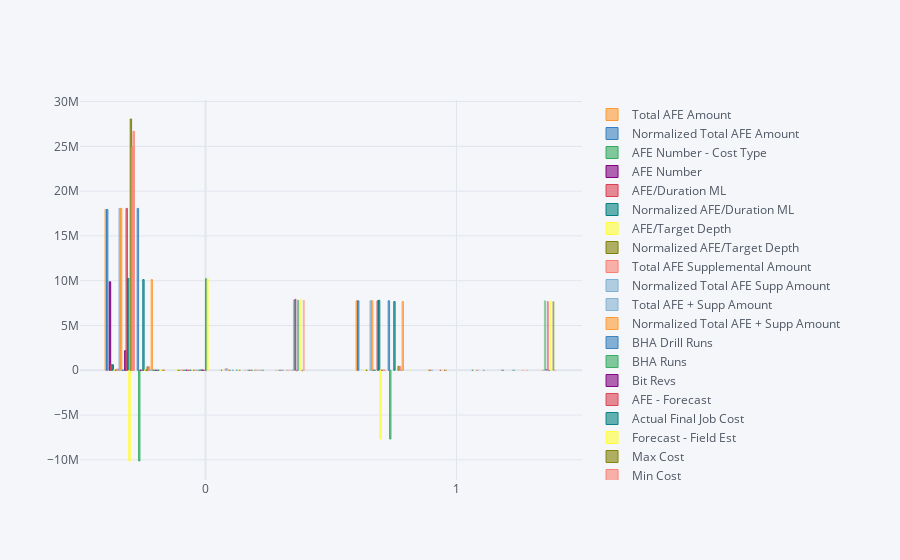

Notebook cell for this chart:
### Code cell
df_Drill_renamed.iplot(kind='bar')

### Figure 1 — Plotly figure (JSON) as saved in the notebook; plotly's stock layout.template omitted (floating-point values rounded to 4 significant figures)
{"data": [{"marker": {"color": "rgba(255, 153, 51, 0.6)", "line": {"color": "rgba(255, 153, 51, 1.0)", "width": 1}}, "name": "Total AFE Amount", "orientation": "v", "text": "", "type": "bar", "x": [0, 1], "y": [17945777, 7753000]}, {"marker": {"color": "rgba(55, 128, 191, 0.6)", "line": {"color": "rgba(55, 128, 191, 1.0)", "width": 1}}, "name": "Normalized Total AFE Amount", "orientation": "v", "text": "", "type": "bar", "x": [0, 1], "y": [17945777, 7753000]}, {"marker": {"color": "rgba(50, 171, 96, 0.6)", "line": {"color": "rgba(50, 171, 96, 1.0)", "width": 1}}, "name": "AFE Number - Cost Type", "orientation": "v", "text": "", "type": "bar", "x": [0, 1], "y": ["9876543-Capital", "1234567C-Capital"]}, {"marker": {"color": "rgba(128, 0, 128, 0.6)", "line": {"color": "rgba(128, 0, 128, 1.0)", "width": 1}}, "name": "AFE Number", "orientation": "v", "text": "", "type": "bar", "x": [0, 1], "y": ["9876543", "1234567C"]}, {"marker": {"color": "rgba(219, 64, 82, 0.6)", "line": {"color": "rgba(219, 64, 82, 1.0)", "width": 1}}, "name": "AFE/Duration ML", "orientation": "v", "text": "", "type": "bar", "x": [0, 1], "y": [612600.0, ""]}, {"marker": {"color": "rgba(0, 128, 128, 0.6)", "line": {"color": "rgba(0, 128, 128, 1.0)", "width": 1}}, "name": "Normalized AFE/Duration ML", "orientation": "v", "text": "", "type": "bar", "x": [0, 1], "y": [612600.0, ""]}, {"marker": {"color": "rgba(255, 255, 51, 0.6)", "line": {"color": "rgba(255, 255, 51, 1.0)", "width": 1}}, "name": "AFE/Target Depth", "orientation": "v", "text": "", "type": "bar", "x": [0, 1], "y": [5155.0, 2212.0]}, {"marker": {"color": "rgba(128, 128, 0, 0.6)", "line": {"color": "rgba(128, 128, 0, 1.0)", "width": 1}}, "name": "Normalized AFE/Target Depth", "orientation": "v", "text": "", "type": "bar", "x": [0, 1], "y": [5155.0, 2212.0]}, {"marker": {"color": "rgba(251, 128, 114, 0.6)", "line": {"color": "rgba(251, 128, 114, 1.0)", "width": 1}}, "name": "Total AFE Supplemental Amount", "orientation": "v", "text": "", "type": "bar", "x": [0, 1], "y": [125000, ""]}, {"marker": {"color": "rgba(128, 177, 211, 0.6)", "line": {"color": "rgba(128, 177, 211, 1.0)", "width": 1}}, "name": "Normalized Total AFE Supp Amount", "orientation": "v", "text": "", "type": "bar", "x": [0, 1], "y": [125000, ""]}, {"marker": {"color": "rgba(128, 177, 211, 0.6)", "line": {"color": "rgba(128, 177, 211, 0.9444444444444444)", "width": 1}}, "name": "Total AFE + Supp Amount", "orientation": "v", "text": "", "type": "bar", "x": [0, 1], "y": [18070777, 7753000]}, {"marker": {"color": "rgba(255, 153, 51, 0.6)", "line": {"color": "rgba(255, 153, 51, 0.9444444444444444)", "width": 1}}, "name": "Normalized Total AFE + Supp Amount", "orientation": "v", "text": "", "type": "bar", "x": [0, 1], "y": [18070777, 7753000]}, {"marker": {"color": "rgba(55, 128, 191, 0.6)", "line": {"color": "rgba(55, 128, 191, 0.9444444444444444)", "width": 1}}, "name": "BHA Drill Runs", "orientation": "v", "text": "", "type": "bar", "x": [0, 1], "y": [10, 0]}, {"marker": {"color": "rgba(50, 171, 96, 0.6)", "line": {"color": "rgba(50, 171, 96, 0.9444444444444444)", "width": 1}}, "name": "BHA Runs", "orientation": "v", "text": "", "type": "bar", "x": [0, 1], "y": [10, 0]}, {"marker": {"color": "rgba(128, 0, 128, 0.6)", "line": {"color": "rgba(128, 0, 128, 0.9444444444444444)", "width": 1}}, "name": "Bit Revs", "orientation": "v", "text": "", "type": "bar", "x": [0, 1], "y": [2192000.0, ""]}, {"marker": {"color": "rgba(219, 64, 82, 0.6)", "line": {"color": "rgba(219, 64, 82, 0.9444444444444444)", "width": 1}}, "name": "AFE - Forecast", "orientation": "v", "text": "", "type": "bar", "x": [0, 1], "y": [18070777, 7753000]}, {"marker": {"color": "rgba(0, 128, 128, 0.6)", "line": {"color": "rgba(0, 128, 128, 0.9444444444444444)", "width": 1}}, "name": "Actual Final Job Cost", "orientation": "v", "text": "", "type": "bar", "x": [0, 1], "y": [10255618, 7816255]}, {"marker": {"color": "rgba(255, 255, 51, 0.6)", "line": {"color": "rgba(255, 255, 51, 0.9444444444444444)", "width": 1}}, "name": "Forecast - Field Est", "orientation": "v", "text": "", "type": "bar", "x": [0, 1], "y": [-10130000.0, -7673000.0]}, {"marker": {"color": "rgba(128, 128, 0, 0.6)", "line": {"color": "rgba(128, 128, 0, 0.9444444444444444)", "width": 1}}, "name": "Max Cost", "orientation": "v", "text": "", "type": "bar", "x": [0, 1], "y": [28050000, 0]}, {"marker": {"color": "rgba(251, 128, 114, 0.6)", "line": {"color": "rgba(251, 128, 114, 0.9444444444444444)", "width": 1}}, "name": "Min Cost", "orientation": "v", "text": "", "type": "bar", "x": [0, 1], "y": [24900900, 0]}, {"marker": {"color": "rgba(251, 128, 114, 0.6)", "line": {"color": "rgba(251, 128, 114, 0.8888888888888888)", "width": 1}}, "name": "Cum ML Phase Cost", "orientation": "v", "text": "", "type": "bar", "x": [0, 1], "y": [26675000, 0]}, {"marker": {"color": "rgba(255, 153, 51, 0.6)", "line": {"color": "rgba(255, 153, 51, 0.8888888888888888)", "width": 1}}, "name": "Planned Most Likely Cost", "orientation": "v", "text": "", "type": "bar", "x": [0, 1], "y": [[26675000, 26675000], [0, ""]]}, {"marker": {"color": "rgba(255, 153, 51, 0.6)", "line": {"color": "rgba(255, 153, 51, 0.8888888888888888)", "width": 1}}, "name": "Planned Most Likely Cost", "orientation": "v", "text": "", "type": "bar", "x": [0, 1], "y": [[26675000, 26675000], [0, ""]]}, {"marker": {"color": "rgba(55, 128, 191, 0.6)", "line": {"color": "rgba(55, 128, 191, 0.8888888888888888)", "width": 1}}, "name": "Normalized AFE - Forecast", "orientation": "v", "text": "", "type": "bar", "x": [0, 1], "y": [18070777, 7753000]}, {"marker": {"color": "rgba(50, 171, 96, 0.6)", "line": {"color": "rgba(50, 171, 96, 0.8888888888888888)", "width": 1}}, "name": "Normalized Forecast - Field", "orientation": "v", "text": "", "type": "bar", "x": [0, 1], "y": [-10130000.0, -7673000.0]}, {"marker": {"color": "rgba(128, 0, 128, 0.6)", "line": {"color": "rgba(128, 0, 128, 0.8888888888888888)", "width": 1}}, "name": "Normalized Cost Per Depth Drilled", "orientation": "v", "text": "", "type": "bar", "x": [0, 1], "y": [2987.0, ""]}, {"marker": {"color": "rgba(219, 64, 82, 0.6)", "line": {"color": "rgba(219, 64, 82, 0.8888888888888888)", "width": 1}}, "name": "Normalized Planned ML Cost / Depth", "orientation": "v", "text": "", "type": "bar", "x": [0, 1], "y": [6864.0, ""]}, {"marker": {"color": "rgba(0, 128, 128, 0.6)", "line": {"color": "rgba(0, 128, 128, 0.8888888888888888)", "width": 1}}, "name": "Normalized Total Field Est", "orientation": "v", "text": "", "type": "bar", "x": [0, 1], "y": [10130000.0, 7673000.0]}, {"marker": {"color": "rgba(255, 255, 51, 0.6)", "line": {"color": "rgba(255, 255, 51, 0.8888888888888888)", "width": 1}}, "name": "Cost Per Depth Drilled", "orientation": "v", "text": "", "type": "bar", "x": [0, 1], "y": [2987.0, ""]}, {"marker": {"color": "rgba(128, 128, 0, 0.6)", "line": {"color": "rgba(128, 128, 0, 0.8888888888888888)", "width": 1}}, "name": "Planned ML Cost / Depth", "orientation": "v", "text": "", "type": "bar", "x": [0, 1], "y": [6864.0, ""]}, {"marker": {"color": "rgba(128, 128, 0, 0.6)", "line": {"color": "rgba(128, 128, 0, 0.8333333333333335)", "width": 1}}, "name": "Cost/Hour", "orientation": "v", "text": "", "type": "bar", "x": [0, 1], "y": [383400.0, 443200.0]}, {"marker": {"color": "rgba(251, 128, 114, 0.6)", "line": {"color": "rgba(251, 128, 114, 0.8333333333333335)", "width": 1}}, "name": "Normalized Cost Per Hour", "orientation": "v", "text": "", "type": "bar", "x": [0, 1], "y": [383400.0, 443200.0]}, {"marker": {"color": "rgba(128, 177, 211, 0.6)", "line": {"color": "rgba(128, 177, 211, 0.8333333333333335)", "width": 1}}, "name": "Plan Tech Limit Cost", "orientation": "v", "text": "", "type": "bar", "x": [0, 1], "y": [0, 0]}, {"marker": {"color": "rgba(255, 153, 51, 0.6)", "line": {"color": "rgba(255, 153, 51, 0.8333333333333335)", "width": 1}}, "name": "Total Field Estimate", "orientation": "v", "text": "", "type": "bar", "x": [0, 1], "y": [10130000.0, 7673000.0]}, {"marker": {"color": "rgba(55, 128, 191, 0.6)", "line": {"color": "rgba(55, 128, 191, 0.8333333333333335)", "width": 1}}, "name": "Total Depth Drilled", "orientation": "v", "text": "", "type": "bar", "x": [0, 1], "y": [3390, ""]}, {"marker": {"color": "rgba(50, 171, 96, 0.6)", "line": {"color": "rgba(50, 171, 96, 0.8333333333333335)", "width": 1}}, "name": "Depth Drilled/BHA Drill Runs", "orientation": "v", "text": "", "type": "bar", "x": [0, 1], "y": [339, ""]}, {"marker": {"color": "rgba(128, 0, 128, 0.6)", "line": {"color": "rgba(128, 0, 128, 0.8333333333333335)", "width": 1}}, "name": "Depth Drilled/Report #", "orientation": "v", "text": "", "type": "bar", "x": [0, 1], "y": [121.1, ""]}, {"marker": {"color": "rgba(219, 64, 82, 0.6)", "line": {"color": "rgba(219, 64, 82, 0.8333333333333335)", "width": 1}}, "name": "Depth Drilled/(Spud to RR)", "orientation": "v", "text": "", "type": "bar", "x": [0, 1], "y": [129.9, ""]}, {"marker": {"color": "rgba(0, 128, 128, 0.6)", "line": {"color": "rgba(0, 128, 128, 0.8333333333333335)", "width": 1}}, "name": "Planned Depth / ML Duration", "orientation": "v", "text": "", "type": "bar", "x": [0, 1], "y": [131.7, ""]}, {"marker": {"color": "rgba(255, 255, 51, 0.6)", "line": {"color": "rgba(255, 255, 51, 0.8333333333333335)", "width": 1}}, "name": "DepthDrilled/(TL Hours/Ref Hours)", "orientation": "v", "text": "", "type": "bar", "x": [0, 1], "y": [3850.0, 0]}, {"marker": {"color": "rgba(255, 255, 51, 0.6)", "line": {"color": "rgba(255, 255, 51, 0.7777777777777779)", "width": 1}}, "name": "Planned Max Depth", "orientation": "v", "text": "", "type": "bar", "x": [0, 1], "y": [3886.0, ""]}, {"marker": {"color": "rgba(128, 128, 0, 0.6)", "line": {"color": "rgba(128, 128, 0, 0.7777777777777779)", "width": 1}}, "name": "Depth Rotating", "orientation": "v", "text": "", "type": "bar", "x": [0, 1], "y": [3179.0, ""]}, {"marker": {"color": "rgba(251, 128, 114, 0.6)", "line": {"color": "rgba(251, 128, 114, 0.7777777777777779)", "width": 1}}, "name": "Depth Sliding", "orientation": "v", "text": "", "type": "bar", "x": [0, 1], "y": [211.3, ""]}, {"marker": {"color": "rgba(128, 177, 211, 0.6)", "line": {"color": "rgba(128, 177, 211, 0.7777777777777779)", "width": 1}}, "name": "End Date", "orientation": "v", "text": "", "type": "bar", "x": [0, 1], "y": ["2001-03-18T02:15:00", "2000-06-03T00:00:00"]}, {"marker": {"color": "rgba(255, 153, 51, 0.6)", "line": {"color": "rgba(255, 153, 51, 0.7777777777777779)", "width": 1}}, "name": "Max Planned End Date", "orientation": "v", "text": "", "type": "bar", "x": [0, 1], "y": ["2000-03-25T12:00:00", ""]}, {"marker": {"color": "rgba(55, 128, 191, 0.6)", "line": {"color": "rgba(55, 128, 191, 0.7777777777777779)", "width": 1}}, "name": "Min Planned End Date", "orientation": "v", "text": "", "type": "bar", "x": [0, 1], "y": ["2000-03-13T00:00:00", ""]}, {"marker": {"color": "rgba(50, 171, 96, 0.6)", "line": {"color": "rgba(50, 171, 96, 0.7777777777777779)", "width": 1}}, "name": "Planned Most Likely End Date", "orientation": "v", "text": "", "type": "bar", "x": [0, 1], "y": ["2000-03-20T12:00:00", ""]}, {"marker": {"color": "rgba(128, 0, 128, 0.6)", "line": {"color": "rgba(128, 0, 128, 0.7777777777777779)", "width": 1}}, "name": "Spud Date", "orientation": "v", "text": "", "type": "bar", "x": [0, 1], "y": ["2000-02-21T00:00:00", ""]}, {"marker": {"color": "rgba(219, 64, 82, 0.6)", "line": {"color": "rgba(219, 64, 82, 0.7777777777777779)", "width": 1}}, "name": "dttmstart", "orientation": "v", "text": "", "type": "bar", "x": [0, 1], "y": ["2000-02-21T00:00:00", "2000-05-16T00:00:00"]}, {"marker": {"color": "rgba(0, 128, 128, 0.6)", "line": {"color": "rgba(0, 128, 128, 0.7777777777777779)", "width": 1}}, "name": "Planned Start Date", "orientation": "v", "text": "", "type": "bar", "x": [0, 1], "y": ["2000-02-20T00:00:00", ""]}, {"marker": {"color": "rgba(0, 128, 128, 0.6)", "line": {"color": "rgba(0, 128, 128, 0.7222222222222223)", "width": 1}}, "name": "Date TD Reached (wellbore)", "orientation": "v", "text": "", "type": "bar", "x": [0, 1], "y": ["2000-03-15T00:00:00", ""]}, {"marker": {"color": "rgba(255, 255, 51, 0.6)", "line": {"color": "rgba(255, 255, 51, 0.7222222222222223)", "width": 1}}, "name": "Max Duration", "orientation": "v", "text": "", "type": "bar", "x": [0, 1], "y": [34.5, 0]}, {"marker": {"color": "rgba(128, 128, 0, 0.6)", "line": {"color": "rgba(128, 128, 0, 0.7222222222222223)", "width": 1}}, "name": "Min Duration", "orientation": "v", "text": "", "type": "bar", "x": [0, 1], "y": [22, 0]}, {"marker": {"color": "rgba(251, 128, 114, 0.6)", "line": {"color": "rgba(251, 128, 114, 0.7222222222222223)", "width": 1}}, "name": "Most Likely Duration", "orientation": "v", "text": "", "type": "bar", "x": [0, 1], "y": [29.5, 0]}, {"marker": {"color": "rgba(128, 177, 211, 0.6)", "line": {"color": "rgba(128, 177, 211, 0.7222222222222223)", "width": 1}}, "name": "Time Log - Problem Hours", "orientation": "v", "text": "", "type": "bar", "x": [0, 1], "y": [25.94, 17.31]}, {"marker": {"color": "rgba(255, 153, 51, 0.6)", "line": {"color": "rgba(255, 153, 51, 0.7222222222222223)", "width": 1}}, "name": "Total Problem Hours", "orientation": "v", "text": "", "type": "bar", "x": [0, 1], "y": [0.4792, ""]}, {"marker": {"color": "rgba(55, 128, 191, 0.6)", "line": {"color": "rgba(55, 128, 191, 0.7222222222222223)", "width": 1}}, "name": "Total Time Log Hours (Spud to TD)", "orientation": "v", "text": "", "type": "bar", "x": [0, 1], "y": [22.23, ""]}, {"marker": {"color": "rgba(50, 171, 96, 0.6)", "line": {"color": "rgba(50, 171, 96, 0.7222222222222223)", "width": 1}}, "name": "Spud to Plan Max Duration", "orientation": "v", "text": "", "type": "bar", "x": [0, 1], "y": [33.5, ""]}, {"marker": {"color": "rgba(128, 0, 128, 0.6)", "line": {"color": "rgba(128, 0, 128, 0.7222222222222223)", "width": 1}}, "name": "Spud to Plan Min Duration", "orientation": "v", "text": "", "type": "bar", "x": [0, 1], "y": [21, ""]}, {"marker": {"color": "rgba(219, 64, 82, 0.6)", "line": {"color": "rgba(219, 64, 82, 0.7222222222222223)", "width": 1}}, "name": "Spud to Plan ML Duration", "orientation": "v", "text": "", "type": "bar", "x": [0, 1], "y": [28.5, ""]}, {"marker": {"color": "rgba(219, 64, 82, 0.6)", "line": {"color": "rgba(219, 64, 82, 0.6666666666666667)", "width": 1}}, "name": "Spud to RR Duration", "orientation": "v", "text": "", "type": "bar", "x": [0, 1], "y": [26.09, 102]}, {"marker": {"color": "rgba(0, 128, 128, 0.6)", "line": {"color": "rgba(0, 128, 128, 0.6666666666666667)", "width": 1}}, "name": "Spud to TD Duration", "orientation": "v", "text": "", "type": "bar", "x": [0, 1], "y": [23, ""]}, {"marker": {"color": "rgba(255, 255, 51, 0.6)", "line": {"color": "rgba(255, 255, 51, 0.6666666666666667)", "width": 1}}, "name": "Tech Limit Duration", "orientation": "v", "text": "", "type": "bar", "x": [0, 1], "y": [0, 0]}, {"marker": {"color": "rgba(128, 128, 0, 0.6)", "line": {"color": "rgba(128, 128, 0, 0.6666666666666667)", "width": 1}}, "name": "Total Time Log Hours", "orientation": "v", "text": "", "type": "bar", "x": [0, 1], "y": [26.42, 17.31]}, {"marker": {"color": "rgba(251, 128, 114, 0.6)", "line": {"color": "rgba(251, 128, 114, 0.6666666666666667)", "width": 1}}, "name": "Cum ML Duration (no excludes)", "orientation": "v", "text": "", "type": "bar", "x": [0, 1], "y": [29.5, 0]}, {"marker": {"color": "rgba(128, 177, 211, 0.6)", "line": {"color": "rgba(128, 177, 211, 0.6666666666666667)", "width": 1}}, "name": "Most Likely Duration (no plan change)", "orientation": "v", "text": "", "type": "bar", "x": [0, 1], "y": [29.5, ""]}, {"marker": {"color": "rgba(255, 153, 51, 0.6)", "line": {"color": "rgba(255, 153, 51, 0.6666666666666667)", "width": 1}}, "name": "Normalized Possible Cost Savings", "orientation": "v", "text": "", "type": "bar", "x": [0, 1], "y": [625, ""]}, {"marker": {"color": "rgba(55, 128, 191, 0.6)", "line": {"color": "rgba(55, 128, 191, 0.6666666666666667)", "width": 1}}, "name": "Possible Cost Savings", "orientation": "v", "text": "", "type": "bar", "x": [0, 1], "y": [625, ""]}, {"marker": {"color": "rgba(50, 171, 96, 0.6)", "line": {"color": "rgba(50, 171, 96, 0.6666666666666667)", "width": 1}}, "name": "Estimated Problem Cost", "orientation": "v", "text": "", "type": "bar", "x": [0, 1], "y": [38500, ""]}, {"marker": {"color": "rgba(128, 0, 128, 0.6)", "line": {"color": "rgba(128, 0, 128, 0.6666666666666667)", "width": 1}}, "name": "Normalized Estimated Problem Cost", "orientation": "v", "text": "", "type": "bar", "x": [0, 1], "y": [38500, ""]}, {"marker": {"color": "rgba(128, 0, 128, 0.6)", "line": {"color": "rgba(128, 0, 128, 0.6111111111111114)", "width": 1}}, "name": "Estimated Problem Time", "orientation": "v", "text": "", "type": "bar", "x": [0, 1], "y": [0.4792, ""]}, {"marker": {"color": "rgba(219, 64, 82, 0.6)", "line": {"color": "rgba(219, 64, 82, 0.6111111111111114)", "width": 1}}, "name": "Possible Time Savings", "orientation": "v", "text": "", "type": "bar", "x": [0, 1], "y": [0.3333, ""]}, {"marker": {"color": "rgba(0, 128, 128, 0.6)", "line": {"color": "rgba(0, 128, 128, 0.6111111111111114)", "width": 1}}, "name": "Total Final Invoice", "orientation": "v", "text": "", "type": "bar", "x": [0, 1], "y": [10217000, ""]}, {"marker": {"color": "rgba(255, 255, 51, 0.6)", "line": {"color": "rgba(255, 255, 51, 0.6111111111111114)", "width": 1}}, "name": "Normalized Total Final Invoice", "orientation": "v", "text": "", "type": "bar", "x": [0, 1], "y": [10217000, ""]}, {"marker": {"color": "rgba(128, 128, 0, 0.6)", "line": {"color": "rgba(128, 128, 0, 0.6111111111111114)", "width": 1}}, "name": "idrec", "orientation": "v", "text": "", "type": "bar", "x": [0, 1], "y": ["8C9F000821C44E3292F4FB01F2C939F3", "FAF36292F63A4BD0BA67BAAF015F77A1"]}, {"marker": {"color": "rgba(251, 128, 114, 0.6)", "line": {"color": "rgba(251, 128, 114, 0.6111111111111114)", "width": 1}}, "name": "Rig", "orientation": "v", "text": "", "type": "bar", "x": [0, 1], "y": ["DAEF596E35524191BB9FFBE84A66C49E", "389FB7BC4D53441E9533C4845733918E"]}, {"marker": {"color": "rgba(128, 177, 211, 0.6)", "line": {"color": "rgba(128, 177, 211, 0.6111111111111114)", "width": 1}}, "name": "Rig Table", "orientation": "v", "text": "", "type": "bar", "x": [0, 1], "y": ["wvjobrig", "wvjobrig"]}, {"marker": {"color": "rgba(255, 153, 51, 0.6)", "line": {"color": "rgba(255, 153, 51, 0.6111111111111114)", "width": 1}}, "name": "Primary Wellbore Affected", "orientation": "v", "text": "", "type": "bar", "x": [0, 1], "y": ["EE9B537CAAC643F7A8BBB6DE31C5F341", "E9FF61F2537A4DE393E9F37C8C5BAE0E"]}, {"marker": {"color": "rgba(55, 128, 191, 0.6)", "line": {"color": "rgba(55, 128, 191, 0.6111111111111114)", "width": 1}}, "name": "Wellbore", "orientation": "v", "text": "", "type": "bar", "x": [0, 1], "y": ["E9FF61F2537A4DE393E9F37C8C5BAE0E", "E9FF61F2537A4DE393E9F37C8C5BAE0E"]}, {"marker": {"color": "rgba(50, 171, 96, 0.6)", "line": {"color": "rgba(50, 171, 96, 0.6111111111111114)", "width": 1}}, "name": "Wellbore Table", "orientation": "v", "text": "", "type": "bar", "x": [0, 1], "y": ["wvwellbore", "wvwellbore"]}, {"marker": {"color": "rgba(50, 171, 96, 0.6)", "line": {"color": "rgba(50, 171, 96, 0.5555555555555558)", "width": 1}}, "name": "Primary Wellbore Affected Table", "orientation": "v", "text": "", "type": "bar", "x": [0, 1], "y": ["wvwellbore", "wvwellbore"]}, {"marker": {"color": "rgba(128, 0, 128, 0.6)", "line": {"color": "rgba(128, 0, 128, 0.5555555555555558)", "width": 1}}, "name": "idwell", "orientation": "v", "text": "", "type": "bar", "x": [0, 1], "y": ["2E9D4FCDE9B24839B0FF8FC4C32BF3B5", "2E9D4FCDE9B24839B0FF8FC4C32BF3B5"]}, {"marker": {"color": "rgba(219, 64, 82, 0.6)", "line": {"color": "rgba(219, 64, 82, 0.5555555555555558)", "width": 1}}, "name": "jobsubtyp", "orientation": "v", "text": "", "type": "bar", "x": [0, 1], "y": ["", "Initial Completion"]}, {"marker": {"color": "rgba(0, 128, 128, 0.6)", "line": {"color": "rgba(0, 128, 128, 0.5555555555555558)", "width": 1}}, "name": "Total Job Supply Field Est", "orientation": "v", "text": "", "type": "bar", "x": [0, 1], "y": [0, 0]}, {"marker": {"color": "rgba(255, 255, 51, 0.6)", "line": {"color": "rgba(255, 255, 51, 0.5555555555555558)", "width": 1}}, "name": "Normalized Total Job Supply Field Est", "orientation": "v", "text": "", "type": "bar", "x": [0, 1], "y": [0, 0]}, {"marker": {"color": "rgba(128, 128, 0, 0.6)", "line": {"color": "rgba(128, 128, 0, 0.5555555555555558)", "width": 1}}, "name": "Primary Job Type", "orientation": "v", "text": "", "type": "bar", "x": [0, 1], "y": ["Drilling - original", "Completion"]}, {"marker": {"color": "rgba(251, 128, 114, 0.6)", "line": {"color": "rgba(251, 128, 114, 0.5555555555555558)", "width": 1}}, "name": "Total Mud Additive Field Est", "orientation": "v", "text": "", "type": "bar", "x": [0, 1], "y": [178800.0, 0]}, {"marker": {"color": "rgba(128, 177, 211, 0.6)", "line": {"color": "rgba(128, 177, 211, 0.5555555555555558)", "width": 1}}, "name": "Normalized Total Mud Additive Field Est", "orientation": "v", "text": "", "type": "bar", "x": [0, 1], "y": [178800.0, 0]}, {"marker": {"color": "rgba(255, 153, 51, 0.6)", "line": {"color": "rgba(255, 153, 51, 0.5555555555555558)", "width": 1}}, "name": "Total Mud Cost Per Depth Drilled", "orientation": "v", "text": "", "type": "bar", "x": [0, 1], "y": [52.76, ""]}, {"marker": {"color": "rgba(55, 128, 191, 0.6)", "line": {"color": "rgba(55, 128, 191, 0.5555555555555558)", "width": 1}}, "name": "Normalized Total Mud Cost Per Depth Drilled", "orientation": "v", "text": "", "type": "bar", "x": [0, 1], "y": [52.76, ""]}, {"marker": {"color": "rgba(255, 153, 51, 0.6)", "line": {"color": "rgba(255, 153, 51, 0.5000000000000002)", "width": 1}}, "name": "Max Program Mud Density", "orientation": "v", "text": "", "type": "bar", "x": [0, 1], "y": [[1342.0, 1318.0], [1066.0, ""]]}, {"marker": {"color": "rgba(50, 171, 96, 0.6)", "line": {"color": "rgba(50, 171, 96, 0.5000000000000002)", "width": 1}}, "name": "Min Mud Density", "orientation": "v", "text": "", "type": "bar", "x": [0, 1], "y": [1019.0, 1019.0]}, {"marker": {"color": "rgba(128, 0, 128, 0.6)", "line": {"color": "rgba(128, 0, 128, 0.5000000000000002)", "width": 1}}, "name": "Mud Type", "orientation": "v", "text": "", "type": "bar", "x": [0, 1], "y": ["PETROFREE", "BRINE"]}, {"marker": {"color": "rgba(219, 64, 82, 0.6)", "line": {"color": "rgba(219, 64, 82, 0.5000000000000002)", "width": 1}}, "name": "objective", "orientation": "v", "text": "", "type": "bar", "x": [0, 1], "y": ["To drill, case, and cement the well into the Lower Zone and hand well over to completion.", ""]}, {"marker": {"color": "rgba(0, 128, 128, 0.6)", "line": {"color": "rgba(0, 128, 128, 0.5000000000000002)", "width": 1}}, "name": "Problem Time", "orientation": "v", "text": "", "type": "bar", "x": [0, 1], "y": [0.01814, ""]}, {"marker": {"color": "rgba(255, 255, 51, 0.6)", "line": {"color": "rgba(255, 255, 51, 0.5000000000000002)", "width": 1}}, "name": "% Rotating Depth", "orientation": "v", "text": "", "type": "bar", "x": [0, 1], "y": [0.9377, ""]}, {"marker": {"color": "rgba(128, 128, 0, 0.6)", "line": {"color": "rgba(128, 128, 0, 0.5000000000000002)", "width": 1}}, "name": "% Sliding Depth", "orientation": "v", "text": "", "type": "bar", "x": [0, 1], "y": [0.06233, ""]}, {"marker": {"color": "rgba(255, 255, 51, 0.6)", "line": {"color": "rgba(255, 255, 51, 0.33333333333333376)", "width": 1}}, "name": "Rotating Time", "orientation": "v", "text": "", "type": "bar", "x": [0, 1], "y": [[0.9254, 8.531], ["", ""]]}, {"marker": {"color": "rgba(128, 128, 0, 0.6)", "line": {"color": "rgba(128, 128, 0, 0.33333333333333376)", "width": 1}}, "name": "Sliding Time", "orientation": "v", "text": "", "type": "bar", "x": [0, 1], "y": [[0.07465, 0.6882], ["", ""]]}, {"marker": {"color": "rgba(255, 153, 51, 0.6)", "line": {"color": "rgba(255, 153, 51, 0.5000000000000002)", "width": 1}}, "name": "Max Program Mud Density", "orientation": "v", "text": "", "type": "bar", "x": [0, 1], "y": [[1342.0, 1318.0], [1066.0, ""]]}, {"marker": {"color": "rgba(255, 153, 51, 0.6)", "line": {"color": "rgba(255, 153, 51, 0.4444444444444447)", "width": 1}}, "name": "Min Program Mud Density", "orientation": "v", "text": "", "type": "bar", "x": [0, 1], "y": [1078.0, ""]}, {"marker": {"color": "rgba(55, 128, 191, 0.6)", "line": {"color": "rgba(55, 128, 191, 0.4444444444444447)", "width": 1}}, "name": "Project Ref #", "orientation": "v", "text": "", "type": "bar", "x": [0, 1], "y": ["abc123", "abc123"]}, {"marker": {"color": "rgba(50, 171, 96, 0.6)", "line": {"color": "rgba(50, 171, 96, 0.4444444444444447)", "width": 1}}, "name": "Actual Depth/Planned Depth", "orientation": "v", "text": "", "type": "bar", "x": [0, 1], "y": [0.9806, ""]}, {"marker": {"color": "rgba(128, 0, 128, 0.6)", "line": {"color": "rgba(128, 0, 128, 0.4444444444444447)", "width": 1}}, "name": "Actual Depth/Target Depth", "orientation": "v", "text": "", "type": "bar", "x": [0, 1], "y": [1.087, ""]}, {"marker": {"color": "rgba(219, 64, 82, 0.6)", "line": {"color": "rgba(219, 64, 82, 0.4444444444444447)", "width": 1}}, "name": "Time Log Hours/Ref Hours", "orientation": "v", "text": "", "type": "bar", "x": [0, 1], "y": [0.8806, 0.5771]}, {"marker": {"color": "rgba(0, 128, 128, 0.6)", "line": {"color": "rgba(0, 128, 128, 0.4444444444444447)", "width": 1}}, "name": "Total Number of Reports", "orientation": "v", "text": "", "type": "bar", "x": [0, 1], "y": [28, 18]}, {"marker": {"color": "rgba(255, 255, 51, 0.6)", "line": {"color": "rgba(255, 255, 51, 0.4444444444444447)", "width": 1}}, "name": "Avg ROP from Spud", "orientation": "v", "text": "", "type": "bar", "x": [0, 1], "y": [147.4, ""]}, {"marker": {"color": "rgba(128, 128, 0, 0.6)", "line": {"color": "rgba(128, 128, 0, 0.4444444444444447)", "width": 1}}, "name": "Avg ROP", "orientation": "v", "text": "", "type": "bar", "x": [0, 1], "y": [367.7, ""]}, {"marker": {"color": "rgba(251, 128, 114, 0.6)", "line": {"color": "rgba(251, 128, 114, 0.4444444444444447)", "width": 1}}, "name": "Rotating ROP", "orientation": "v", "text": "", "type": "bar", "x": [0, 1], "y": [372.6, ""]}, {"marker": {"color": "rgba(128, 177, 211, 0.6)", "line": {"color": "rgba(128, 177, 211, 0.4444444444444447)", "width": 1}}, "name": "Sliding ROP", "orientation": "v", "text": "", "type": "bar", "x": [0, 1], "y": [307.0, ""]}, {"marker": {"color": "rgba(128, 177, 211, 0.6)", "line": {"color": "rgba(128, 177, 211, 0.38888888888888934)", "width": 1}}, "name": "Avg ROP from Spud Time", "orientation": "v", "text": "", "type": "bar", "x": [0, 1], "y": [152.5, ""]}, {"marker": {"color": "rgba(255, 153, 51, 0.6)", "line": {"color": "rgba(255, 153, 51, 0.38888888888888934)", "width": 1}}, "name": "Avg ROP from Time Log", "orientation": "v", "text": "", "type": "bar", "x": [0, 1], "y": [128.3, ""]}, {"marker": {"color": "rgba(55, 128, 191, 0.6)", "line": {"color": "rgba(55, 128, 191, 0.38888888888888934)", "width": 1}}, "name": "# of Safety Incidents", "orientation": "v", "text": "", "type": "bar", "x": [0, 1], "y": [5, 1]}, {"marker": {"color": "rgba(50, 171, 96, 0.6)", "line": {"color": "rgba(50, 171, 96, 0.38888888888888934)", "width": 1}}, "name": "# of Reportable Safety Incidents", "orientation": "v", "text": "", "type": "bar", "x": [0, 1], "y": [0, 0]}, {"marker": {"color": "rgba(128, 0, 128, 0.6)", "line": {"color": "rgba(128, 0, 128, 0.38888888888888934)", "width": 1}}, "name": "status1", "orientation": "v", "text": "", "type": "bar", "x": [0, 1], "y": ["Job Complete", ""]}, {"marker": {"color": "rgba(219, 64, 82, 0.6)", "line": {"color": "rgba(219, 64, 82, 0.38888888888888934)", "width": 1}}, "name": "summary", "orientation": "v", "text": "", "type": "bar", "x": [0, 1], "y": ["No major problems were encountered while drilling this well.  Note that the well was completed under budget and within the allocated number of days.", ""]}, {"marker": {"color": "rgba(0, 128, 128, 0.6)", "line": {"color": "rgba(0, 128, 128, 0.38888888888888934)", "width": 1}}, "name": "Create Date", "orientation": "v", "text": "", "type": "bar", "x": [0, 1], "y": ["2020-06-02T17:52:39.143", "2020-06-02T17:52:39.143"]}, {"marker": {"color": "rgba(255, 255, 51, 0.6)", "line": {"color": "rgba(255, 255, 51, 0.38888888888888934)", "width": 1}}, "name": "Created By", "orientation": "v", "text": "", "type": "bar", "x": [0, 1], "y": ["amna.yasin@peloton.com", "amna.yasin@peloton.com"]}, {"marker": {"color": "rgba(128, 128, 0, 0.6)", "line": {"color": "rgba(128, 128, 0, 0.38888888888888934)", "width": 1}}, "name": "Lock Date", "orientation": "v", "text": "", "type": "bar", "x": [0, 1], "y": ["2020-06-02T17:52:39.143", "2020-06-02T17:52:39.143"]}, {"marker": {"color": "rgba(251, 128, 114, 0.6)", "line": {"color": "rgba(251, 128, 114, 0.38888888888888934)", "width": 1}}, "name": "syslockmeui", "orientation": "v", "text": "", "type": "bar", "x": [0, 1], "y": ["", 0]}, {"marker": {"color": "rgba(251, 128, 114, 0.6)", "line": {"color": "rgba(251, 128, 114, 0.33333333333333376)", "width": 1}}, "name": "Last Mod Date", "orientation": "v", "text": "", "type": "bar", "x": [0, 1], "y": ["2020-06-02T17:52:39.143", "2020-07-21T16:27:51.683"]}, {"marker": {"color": "rgba(128, 177, 211, 0.6)", "line": {"color": "rgba(128, 177, 211, 0.33333333333333376)", "width": 1}}, "name": "Last Mod By", "orientation": "v", "text": "", "type": "bar", "x": [0, 1], "y": ["amna.yasin@peloton.com", "amna.yasin@peloton.com"]}, {"marker": {"color": "rgba(255, 153, 51, 0.6)", "line": {"color": "rgba(255, 153, 51, 0.33333333333333376)", "width": 1}}, "name": "targetdepth", "orientation": "v", "text": "", "type": "bar", "x": [0, 1], "y": [3505.0, 3505.0]}, {"marker": {"color": "rgba(55, 128, 191, 0.6)", "line": {"color": "rgba(55, 128, 191, 0.33333333333333376)", "width": 1}}, "name": "Target Formation", "orientation": "v", "text": "", "type": "bar", "x": [0, 1], "y": ["Blue Heron Shale", ""]}, {"marker": {"color": "rgba(50, 171, 96, 0.6)", "line": {"color": "rgba(50, 171, 96, 0.33333333333333376)", "width": 1}}, "name": "TD (wellbore) - Mud Line", "orientation": "v", "text": "", "type": "bar", "x": [0, 1], "y": [3659.0, ""]}, {"marker": {"color": "rgba(128, 0, 128, 0.6)", "line": {"color": "rgba(128, 0, 128, 0.33333333333333376)", "width": 1}}, "name": "Circulating Time", "orientation": "v", "text": "", "type": "bar", "x": [0, 1], "y": [0, ""]}, {"marker": {"color": "rgba(219, 64, 82, 0.6)", "line": {"color": "rgba(219, 64, 82, 0.33333333333333376)", "width": 1}}, "name": "Drilling Time", "orientation": "v", "text": "", "type": "bar", "x": [0, 1], "y": [9.219, ""]}, {"marker": {"color": "rgba(0, 128, 128, 0.6)", "line": {"color": "rgba(0, 128, 128, 0.33333333333333376)", "width": 1}}, "name": "Other Time", "orientation": "v", "text": "", "type": "bar", "x": [0, 1], "y": [0, ""]}, {"marker": {"color": "rgba(255, 255, 51, 0.6)", "line": {"color": "rgba(255, 255, 51, 0.33333333333333376)", "width": 1}}, "name": "Rotating Time", "orientation": "v", "text": "", "type": "bar", "x": [0, 1], "y": [[0.9254, 8.531], ["", ""]]}, {"marker": {"color": "rgba(128, 128, 0, 0.6)", "line": {"color": "rgba(128, 128, 0, 0.33333333333333376)", "width": 1}}, "name": "Sliding Time", "orientation": "v", "text": "", "type": "bar", "x": [0, 1], "y": [[0.07465, 0.6882], ["", ""]]}, {"marker": {"color": "rgba(128, 128, 0, 0.6)", "line": {"color": "rgba(128, 128, 0, 0.2777777777777782)", "width": 1}}, "name": "Tripping Time", "orientation": "v", "text": "", "type": "bar", "x": [0, 1], "y": [0, ""]}, {"marker": {"color": "rgba(251, 128, 114, 0.6)", "line": {"color": "rgba(251, 128, 114, 0.2777777777777782)", "width": 1}}, "name": "Total Depth Reached (wellbore)", "orientation": "v", "text": "", "type": "bar", "x": [0, 1], "y": [3811, ""]}, {"marker": {"color": "rgba(128, 177, 211, 0.6)", "line": {"color": "rgba(128, 177, 211, 0.2777777777777782)", "width": 1}}, "name": "Total Depth (TVD) Reached", "orientation": "v", "text": "", "type": "bar", "x": [0, 1], "y": [2910.0, ""]}, {"marker": {"color": "rgba(255, 153, 51, 0.6)", "line": {"color": "rgba(255, 153, 51, 0.2777777777777782)", "width": 1}}, "name": "userboolean1", "orientation": "v", "text": "", "type": "bar", "x": [0, 1], "y": [0, 0]}, {"marker": {"color": "rgba(55, 128, 191, 0.6)", "line": {"color": "rgba(55, 128, 191, 0.2777777777777782)", "width": 1}}, "name": "userboolean2", "orientation": "v", "text": "", "type": "bar", "x": [0, 1], "y": [0, 0]}, {"marker": {"color": "rgba(50, 171, 96, 0.6)", "line": {"color": "rgba(50, 171, 96, 0.2777777777777782)", "width": 1}}, "name": "AFE - Final Invoice", "orientation": "v", "text": "", "type": "bar", "x": [0, 1], "y": [7853777, 7753000]}, {"marker": {"color": "rgba(128, 0, 128, 0.6)", "line": {"color": "rgba(128, 0, 128, 0.2777777777777782)", "width": 1}}, "name": "AFE - Field Est", "orientation": "v", "text": "", "type": "bar", "x": [0, 1], "y": [7943000.0, 80070.0]}, {"marker": {"color": "rgba(219, 64, 82, 0.6)", "line": {"color": "rgba(219, 64, 82, 0.2777777777777782)", "width": 1}}, "name": "Field - Final Invoice", "orientation": "v", "text": "", "type": "bar", "x": [0, 1], "y": [-89710.0, 7673000.0]}, {"marker": {"color": "rgba(0, 128, 128, 0.6)", "line": {"color": "rgba(0, 128, 128, 0.2777777777777782)", "width": 1}}, "name": "AFE - Final Job Cost", "orientation": "v", "text": "", "type": "bar", "x": [0, 1], "y": [7815159, -63255]}, {"marker": {"color": "rgba(255, 255, 51, 0.6)", "line": {"color": "rgba(255, 255, 51, 0.2777777777777782)", "width": 1}}, "name": "Normalized AFE - Final Invoice", "orientation": "v", "text": "", "type": "bar", "x": [0, 1], "y": [7853777, 7753000]}, {"marker": {"color": "rgba(255, 255, 51, 0.6)", "line": {"color": "rgba(255, 255, 51, 0.2222222222222226)", "width": 1}}, "name": "Normalized AFE - Field Est", "orientation": "v", "text": "", "type": "bar", "x": [0, 1], "y": [7943000.0, 80070.0]}, {"marker": {"color": "rgba(128, 128, 0, 0.6)", "line": {"color": "rgba(128, 128, 0, 0.2222222222222226)", "width": 1}}, "name": "Normalized Field - Final Invoice", "orientation": "v", "text": "", "type": "bar", "x": [0, 1], "y": [-89710.0, 7673000.0]}, {"marker": {"color": "rgba(251, 128, 114, 0.6)", "line": {"color": "rgba(251, 128, 114, 0.2222222222222226)", "width": 1}}, "name": "Normalized AFE - Final Job Cost", "orientation": "v", "text": "", "type": "bar", "x": [0, 1], "y": [7815159, -63255]}, {"marker": {"color": "rgba(128, 177, 211, 0.6)", "line": {"color": "rgba(128, 177, 211, 0.2222222222222226)", "width": 1}}, "name": "Job Category", "orientation": "v", "text": "", "type": "bar", "x": [0, 1], "y": ["Drilling", "Completion/Workover"]}], "layout": {"legend": {"bgcolor": "#F5F6F9", "font": {"color": "#4D5663"}}, "paper_bgcolor": "#F5F6F9", "plot_bgcolor": "#F5F6F9", "title": {"font": {"color": "#4D5663"}}, "xaxis": {"gridcolor": "#E1E5ED", "showgrid": true, "tickfont": {"color": "#4D5663"}, "title": {"font": {"color": "#4D5663"}, "text": ""}, "zerolinecolor": "#E1E5ED"}, "yaxis": {"gridcolor": "#E1E5ED", "showgrid": true, "tickfont": {"color": "#4D5663"}, "title": {"font": {"color": "#4D5663"}, "text": ""}, "zerolinecolor": "#E1E5ED"}}}
